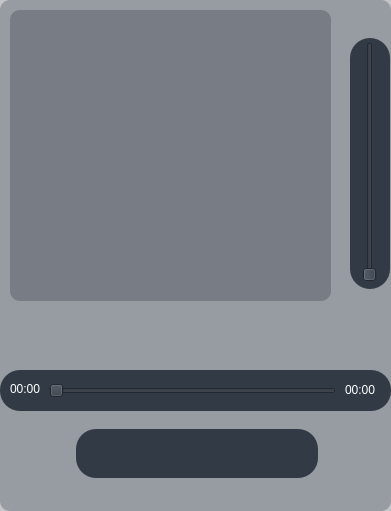
   <widget class="QFrame" name="currentSongFrame">
    <property name="geometry">
     <rect>
      <x>270</x>
      <y>70</y>
      <width>391</width>
      <height>511</height>
     </rect>
    </property>
    <property name="styleSheet">
     <string notr="true">background-color: rgba(35, 45, 60, 70);
border-radius: 10px;</string>
    </property>
    <property name="frameShape">
     <enum>QFrame::Shape::StyledPanel</enum>
    </property>
    <property name="frameShadow">
     <enum>QFrame::Shadow::Raised</enum>
    </property>
    <widget class="QFrame" name="controllerFrame">
     <property name="geometry">
      <rect>
       <x>76</x>
       <y>429</y>
       <width>242</width>
       <height>49</height>
      </rect>
     </property>
     <property name="styleSheet">
      <string notr="true">border-radius: 20px;
background-color: rgb(50, 58, 69);</string>
     </property>
     <property name="frameShape">
      <enum>QFrame::Shape::StyledPanel</enum>
     </property>
     <property name="frameShadow">
      <enum>QFrame::Shadow::Raised</enum>
     </property>
     <widget class="QPushButton" name="shuffleButton">
      <property name="geometry">
       <rect>
        <x>14</x>
        <y>10</y>
        <width>30</width>
        <height>30</height>
       </rect>
      </property>
      <property name="minimumSize">
       <size>
        <width>30</width>
        <height>30</height>
       </size>
      </property>
      <property name="maximumSize">
       <size>
        <width>30</width>
        <height>30</height>
       </size>
      </property>
      <property name="cursor">
       <cursorShape>PointingHandCursor</cursorShape>
      </property>
      <property name="styleSheet">
       <string notr="true">QPushButton
{
	color: rgba(200, 200, 200, 240);
	border-radius: 10px;
	border-style: insert;
	background-color: rgba(35, 45, 70, 0);
}

QPushButton:hover:!pressed
{
	color: rgba(255, 255, 255, 200);
	border: insert lightgray;
  	background-color: rgba(140, 140, 140, 70);
}
</string>
      </property>
      <property name="text">
       <string/>
      </property>
      <property name="icon">
       <iconset resource="resources.qrc">
        <normaloff>:/icons/icons/play-random.png</normaloff>:/icons/icons/play-random.png</iconset>
      </property>
      <property name="checkable">
       <bool>true</bool>
      </property>
     </widget>
     <widget class="QPushButton" name="previousButton">
      <property name="geometry">
       <rect>
        <x>53</x>
        <y>10</y>
        <width>30</width>
        <height>30</height>
       </rect>
      </property>
      <property name="minimumSize">
       <size>
        <width>30</width>
        <height>30</height>
       </size>
      </property>
      <property name="maximumSize">
       <size>
        <width>30</width>
        <height>30</height>
       </size>
      </property>
      <property name="cursor">
       <cursorShape>PointingHandCursor</cursorShape>
      </property>
      <property name="styleSheet">
       <string notr="true">QPushButton
{
	color: rgba(200, 200, 200, 240);
	border-radius: 10px;
	border-style: insert;
	background-color: rgba(35, 45, 70, 0);
}

QPushButton:hover:!pressed
{
	color: rgba(255, 255, 255, 200);
	border: insert lightgray;
  	background-color: rgba(140, 140, 140, 70);
}
</string>
      </property>
      <property name="text">
       <string/>
      </property>
      <property name="icon">
       <iconset resource="resources.qrc">
        <normaloff>:/icons/icons/pre.png</normaloff>:/icons/icons/pre.png</iconset>
      </property>
     </widget>
     <widget class="QPushButton" name="pauseButton">
      <property name="geometry">
       <rect>
        <x>90</x>
        <y>10</y>
        <width>30</width>
        <height>30</height>
       </rect>
      </property>
      <property name="minimumSize">
       <size>
        <width>30</width>
        <height>30</height>
       </size>
      </property>
      <property name="maximumSize">
       <size>
        <width>30</width>
        <height>30</height>
       </size>
      </property>
      <property name="cursor">
       <cursorShape>PointingHandCursor</cursorShape>
      </property>
      <property name="styleSheet">
       <string notr="true">QPushButton
{
	color: rgba(200, 200, 200, 240);
	border-radius: 10px;
	border-style: insert;
	background-color: rgba(35, 45, 70, 0);
}

QPushButton:hover:!pressed
{
	color: rgba(255, 255, 255, 200);
	border: insert lightgray;
  	background-color: rgba(140, 140, 140, 70);
}
</string>
      </property>
      <property name="text">
       <string/>
      </property>
      <property name="icon">
       <iconset resource="resources.qrc">
        <normaloff>:/icons/icons/play.png</normaloff>:/icons/icons/play.png</iconset>
      </property>
     </widget>
     <widget class="QPushButton" name="playButton">
      <property name="geometry">
       <rect>
        <x>120</x>
        <y>10</y>
        <width>30</width>
        <height>30</height>
       </rect>
      </property>
      <property name="minimumSize">
       <size>
        <width>30</width>
        <height>30</height>
       </size>
      </property>
      <property name="maximumSize">
       <size>
        <width>30</width>
        <height>30</height>
       </size>
      </property>
      <property name="cursor">
       <cursorShape>PointingHandCursor</cursorShape>
      </property>
      <property name="styleSheet">
       <string notr="true">QPushButton
{
	color: rgba(200, 200, 200, 240);
	border-radius: 10px;
	border-style: insert;
	background-color: rgba(35, 45, 70, 0);
}

QPushButton:hover:!pressed
{
	color: rgba(255, 255, 255, 200);
	border: insert lightgray;
  	background-color: rgba(140, 140, 140, 70);
}
</string>
      </property>
      <property name="text">
       <string/>
      </property>
      <property name="icon">
       <iconset resource="resources.qrc">
        <normaloff>:/icons/icons/pase.png</normaloff>:/icons/icons/pase.png</iconset>
      </property>
     </widget>
     <widget class="QPushButton" name="nextButton">
      <property name="geometry">
       <rect>
        <x>156</x>
        <y>10</y>
        <width>30</width>
        <height>30</height>
       </rect>
      </property>
      <property name="minimumSize">
       <size>
        <width>30</width>
        <height>30</height>
       </size>
      </property>
      <property name="maximumSize">
       <size>
        <width>30</width>
        <height>30</height>
       </size>
      </property>
      <property name="cursor">
       <cursorShape>PointingHandCursor</cursorShape>
      </property>
      <property name="styleSheet">
       <string notr="true">QPushButton
{
	color: rgba(200, 200, 200, 240);
	border-radius: 10px;
	border-style: insert;
	background-color: rgba(35, 45, 70, 0);
}

QPushButton:hover:!pressed
{
	color: rgba(255, 255, 255, 200);
	border: insert lightgray;
  	background-color: rgba(140, 140, 140, 70);
}
</string>
      </property>
      <property name="text">
       <string/>
      </property>
      <property name="icon">
       <iconset resource="resources.qrc">
        <normaloff>:/icons/icons/next.png</normaloff>:/icons/icons/next.png</iconset>
      </property>
     </widget>
     <widget class="QPushButton" name="loopButton">
      <property name="geometry">
       <rect>
        <x>199</x>
        <y>10</y>
        <width>30</width>
        <height>30</height>
       </rect>
      </property>
      <property name="minimumSize">
       <size>
        <width>30</width>
        <height>30</height>
       </size>
      </property>
      <property name="maximumSize">
       <size>
        <width>30</width>
        <height>30</height>
       </size>
      </property>
      <property name="cursor">
       <cursorShape>PointingHandCursor</cursorShape>
      </property>
      <property name="styleSheet">
       <string notr="true">QPushButton
{
	color: rgba(200, 200, 200, 240);
	border-radius: 10px;
	border-style: insert;
	background-color: rgba(35, 45, 70, 0);
}

QPushButton:hover:!pressed
{
	color: rgba(255, 255, 255, 200);
	border: insert lightgray;
  	background-color: rgba(140, 140, 140, 70);
}
</string>
      </property>
      <property name="text">
       <string/>
      </property>
      <property name="icon">
       <iconset resource="resources.qrc">
        <normaloff>:/icons/icons/loop-one.png</normaloff>:/icons/icons/loop-one.png</iconset>
      </property>
      <property name="checkable">
       <bool>true</bool>
      </property>
     </widget>
    </widget>
    <widget class="QFrame" name="timeLineFrmae">
     <property name="geometry">
      <rect>
       <x>0</x>
       <y>370</y>
       <width>391</width>
       <height>41</height>
      </rect>
     </property>
     <property name="styleSheet">
      <string notr="true">border-radius: 20px;
background-color: rgb(50, 58, 69);</string>
     </property>
     <property name="frameShape">
      <enum>QFrame::Shape::StyledPanel</enum>
     </property>
     <property name="frameShadow">
      <enum>QFrame::Shadow::Raised</enum>
     </property>
     <widget class="QSlider" name="songTimeLine">
      <property name="geometry">
       <rect>
        <x>49</x>
        <y>13</y>
        <width>287</width>
        <height>16</height>
       </rect>
      </property>
      <property name="cursor">
       <cursorShape>PointingHandCursor</cursorShape>
      </property>
      <property name="orientation">
       <enum>Qt::Orientation::Horizontal</enum>
      </property>
     </widget>
     <widget class="QLabel" name="currentTimeLine">
      <property name="geometry">
       <rect>
        <x>10</x>
        <y>11</y>
        <width>36</width>
        <height>16</height>
       </rect>
      </property>
      <property name="styleSheet">
       <string notr="true">color: white;
</string>
      </property>
      <property name="text">
       <string>00:00</string>
      </property>
     </widget>
     <widget class="QLabel" name="songLength">
      <property name="geometry">
       <rect>
        <x>345</x>
        <y>12</y>
        <width>36</width>
        <height>16</height>
       </rect>
      </property>
      <property name="styleSheet">
       <string notr="true">color: white;</string>
      </property>
      <property name="text">
       <string>00:00</string>
      </property>
     </widget>
    </widget>
    <widget class="QFrame" name="volumeFrame">
     <property name="geometry">
      <rect>
       <x>350</x>
       <y>38</y>
       <width>40</width>
       <height>251</height>
      </rect>
     </property>
     <property name="styleSheet">
      <string notr="true">border-radius: 20px;
background-color: rgb(50, 58, 69);</string>
     </property>
     <property name="frameShape">
      <enum>QFrame::Shape::StyledPanel</enum>
     </property>
     <property name="frameShadow">
      <enum>QFrame::Shadow::Raised</enum>
     </property>
     <widget class="QSlider" name="volumeSlider">
      <property name="geometry">
       <rect>
        <x>11</x>
        <y>4</y>
        <width>17</width>
        <height>240</height>
       </rect>
      </property>
      <property name="cursor">
       <cursorShape>PointingHandCursor</cursorShape>
      </property>
      <property name="orientation">
       <enum>Qt::Orientation::Vertical</enum>
      </property>
     </widget>
    </widget>
    <widget class="QPushButton" name="addToFavoriteButton">
     <property name="geometry">
      <rect>
       <x>190</x>
       <y>315</y>
       <width>30</width>
       <height>30</height>
      </rect>
     </property>
     <property name="minimumSize">
      <size>
       <width>30</width>
       <height>30</height>
      </size>
     </property>
     <property name="maximumSize">
      <size>
       <width>30</width>
       <height>30</height>
      </size>
     </property>
     <property name="cursor">
      <cursorShape>PointingHandCursor</cursorShape>
     </property>
     <property name="styleSheet">
      <string notr="true">QPushButton
{
	color: rgba(200, 200, 200, 240);
	border-style: insert;
	background-color: rgba(35, 45, 70, 0);
}
QPushButton:hover:!pressed
{
	border: insert lightgray;
  	background-color: rgba(100, 10, 10, 255);
}
</string>
     </property>
     <property name="text">
      <string/>
     </property>
     <property name="icon">
      <iconset resource="resources.qrc">
       <normaloff>:/icons/icons/heart-flat-icon.png</normaloff>:/icons/icons/heart-flat-icon.png</iconset>
     </property>
    </widget>
    <widget class="QPushButton" name="addToPlayList">
     <property name="geometry">
      <rect>
       <x>150</x>
       <y>315</y>
       <width>30</width>
       <height>30</height>
      </rect>
     </property>
     <property name="minimumSize">
      <size>
       <width>30</width>
       <height>30</height>
      </size>
     </property>
     <property name="maximumSize">
      <size>
       <width>30</width>
       <height>30</height>
      </size>
     </property>
     <property name="cursor">
      <cursorShape>PointingHandCursor</cursorShape>
     </property>
     <property name="styleSheet">
      <string notr="true">QPushButton
{
	color: rgba(200, 200, 200, 240);
	border-style: insert;
	background-color: rgba(35, 45, 70, 0);
}

QPushButton:hover:!pressed
{
	color: rgba(255, 255, 255, 200);
	border: insert lightgray;
  	background-color: rgba(140, 140, 140, 100);
}
</string>
     </property>
     <property name="text">
      <string/>
     </property>
     <property name="icon">
      <iconset resource="resources.qrc">
       <normaloff>:/icons/icons/add-round-grey-icon.png</normaloff>:/icons/icons/add-round-grey-icon.png</iconset>
     </property>
    </widget>
    <widget class="QPushButton" name="volumeDown">
     <property name="geometry">
      <rect>
       <x>356</x>
       <y>291</y>
       <width>30</width>
       <height>30</height>
      </rect>
     </property>
     <property name="minimumSize">
      <size>
       <width>30</width>
       <height>30</height>
      </size>
     </property>
     <property name="maximumSize">
      <size>
       <width>30</width>
       <height>30</height>
      </size>
     </property>
     <property name="cursor">
      <cursorShape>PointingHandCursor</cursorShape>
     </property>
     <property name="styleSheet">
      <string notr="true">QPushButton
{
	color: rgba(200, 200, 200, 240);
	border-style: insert;
	border-radius: 10px;
	background-color: rgba(35, 45, 70, 0);
}

QPushButton:hover:!pressed
{
	color: rgba(255, 255, 255, 200);
	border: insert lightgray;
	border-radius: 10px;
  	background-color: rgba(140, 140, 140, 100);
}
</string>
     </property>
     <property name="text">
      <string/>
     </property>
     <property name="icon">
      <iconset resource="resources.qrc">
       <normaloff>:/icons/icons/volume-silent-white-icon.png</normaloff>:/icons/icons/volume-silent-white-icon.png</iconset>
     </property>
    </widget>
    <widget class="QPushButton" name="volumeUp">
     <property name="geometry">
      <rect>
       <x>355</x>
       <y>6</y>
       <width>30</width>
       <height>30</height>
      </rect>
     </property>
     <property name="minimumSize">
      <size>
       <width>30</width>
       <height>30</height>
      </size>
     </property>
     <property name="maximumSize">
      <size>
       <width>30</width>
       <height>30</height>
      </size>
     </property>
     <property name="cursor">
      <cursorShape>PointingHandCursor</cursorShape>
     </property>
     <property name="styleSheet">
      <string notr="true">QPushButton
{
	color: rgba(200, 200, 200, 240);
	border-style: insert;
	border-radius: 10px;
	background-color: rgba(35, 45, 70, 0);
}

QPushButton:hover:!pressed
{
	color: rgba(255, 255, 255, 200);
	border: insert lightgray;
	border-radius: 10px;
  	background-color: rgba(140, 140, 140, 100);
}
</string>
     </property>
     <property name="text">
      <string/>
     </property>
     <property name="icon">
      <iconset resource="resources.qrc">
       <normaloff>:/icons/icons/volume-medium-white-icon.png</normaloff>:/icons/icons/volume-medium-white-icon.png</iconset>
     </property>
    </widget>
    <widget class="QLabel" name="songAPICLabel">
     <property name="geometry">
      <rect>
       <x>10</x>
       <y>10</y>
       <width>321</width>
       <height>291</height>
      </rect>
     </property>
     <property name="autoFillBackground">
      <bool>false</bool>
     </property>
     <property name="styleSheet">
      <string notr="true">border-redius: 10px;</string>
     </property>
     <property name="text">
      <string/>
     </property>
     <property name="alignment">
      <set>Qt::AlignmentFlag::AlignCenter</set>
     </property>
    </widget>
   </widget>
